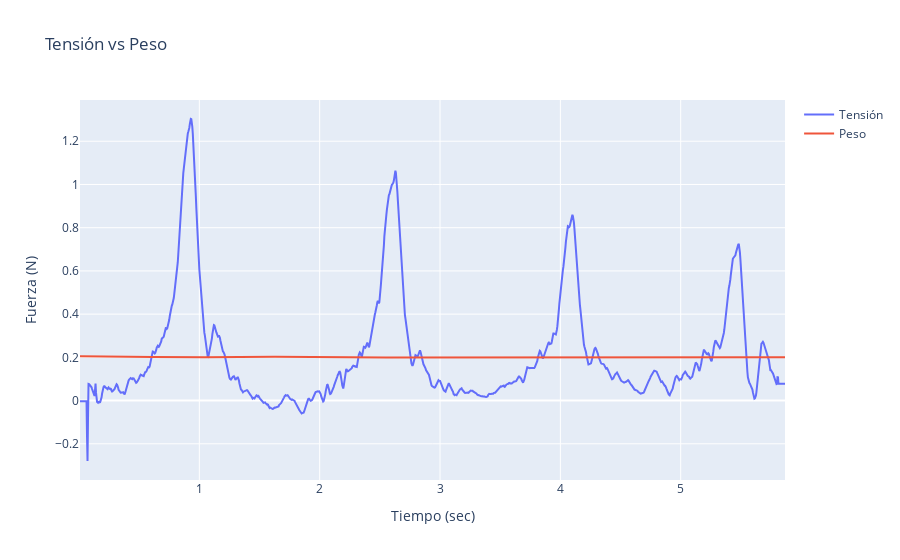

Notebook source saved alongside this figure:
### Code cell
#Calcular la de tensión
df_tension = pd.DataFrame()
g = 9.19842182 #Obtenido del ajuste de curvas del analisis de CL
df_tension['tension'] = df_masa['masa'] * (g + dfCentro_acceleration['Acceleration_Y'])
df_tension['time (sec)'] = dfCentro_acceleration['Time (sec)']

############## Peso
df_tension['peso'] = df_masa['masa'] * g

# Grafico
fig = go.Figure()

fig.add_trace(go.Scatter(x=df_tension['time (sec)'], y=df_tension['tension'],mode='lines', name='Tensión'))
fig.add_trace(go.Scatter(x=df_tension['time (sec)'], y=df_tension['peso'],mode='lines', name='Peso'))

fig.update_layout(title='Tensión vs Peso',xaxis_title='Tiempo (sec)',yaxis_title='Fuerza (N)')

fig.show()

### Figure 1 — Plotly figure (JSON) as saved in the notebook; plotly's stock layout.template omitted (floating-point values rounded to 4 significant figures; data arrays with more than 128 entries replaced by an {"elided": "..."} marker saying what was removed)
{"data": [{"mode": "lines", "name": "Tensión", "type": "scatter", "x": {"elided": "1409 float values"}, "y": {"elided": "1409 float values"}}, {"mode": "lines", "name": "Peso", "type": "scatter", "x": {"elided": "1409 float values"}, "y": {"elided": "1409 float values"}}], "layout": {"title": {"text": "Tensión vs Peso"}, "xaxis": {"title": {"text": "Tiempo (sec)"}}, "yaxis": {"title": {"text": "Fuerza (N)"}}}}
